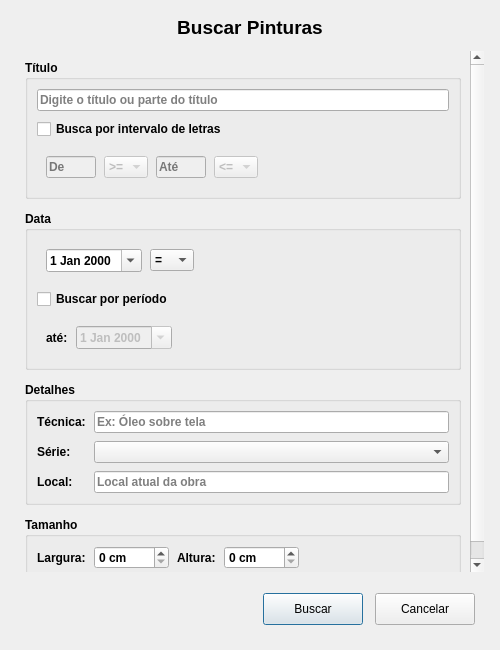
<?xml version="1.0" encoding="UTF-8"?>
<ui version="4.0">
 <class>Dialog</class>
 <widget class="QDialog" name="Dialog">
  <property name="geometry">
   <rect>
    <x>0</x>
    <y>0</y>
    <width>500</width>
    <height>650</height>
   </rect>
  </property>
  <property name="minimumSize">
   <size>
    <width>480</width>
    <height>600</height>
   </size>
  </property>
  <property name="windowTitle">
   <string>Buscar Pinturas</string>
  </property>
  <layout class="QVBoxLayout" name="mainLayout">
   <property name="spacing">
    <number>12</number>
   </property>
   <property name="leftMargin">
    <number>16</number>
   </property>
   <property name="topMargin">
    <number>16</number>
   </property>
   <property name="rightMargin">
    <number>16</number>
   </property>
   <property name="bottomMargin">
    <number>16</number>
   </property>
   <item>
    <widget class="QLabel" name="titleLabel">
     <property name="text">
      <string>Buscar Pinturas</string>
     </property>
     <property name="alignment">
      <set>Qt::AlignCenter</set>
     </property>
     <property name="font">
      <font>
       <pointsize>14</pointsize>
       <weight>75</weight>
       <bold>true</bold>
      </font>
     </property>
    </widget>
   </item>
   <item>
    <widget class="QScrollArea" name="scrollArea">
     <property name="frameShape">
      <enum>QFrame::NoFrame</enum>
     </property>
     <property name="widgetResizable">
      <bool>true</bool>
     </property>
     <widget class="QWidget" name="scrollAreaWidgetContents">
      <property name="geometry">
       <rect>
        <x>0</x>
        <y>0</y>
        <width>468</width>
        <height>540</height>
       </rect>
      </property>
      <layout class="QVBoxLayout" name="contentLayout">
       <property name="spacing">
        <number>12</number>
       </property>
       <item>
        <widget class="QGroupBox" name="groupBoxTitulo">
         <property name="title">
          <string>Título</string>
         </property>
         <property name="font">
          <font>
           <weight>75</weight>
           <bold>true</bold>
          </font>
         </property>
         <layout class="QVBoxLayout" name="tituloLayout">
          <property name="spacing">
           <number>8</number>
          </property>
          <item>
           <widget class="QLineEdit" name="titulo_busca">
            <property name="placeholderText">
             <string>Digite o título ou parte do título</string>
            </property>
           </widget>
          </item>
          <item>
           <widget class="QCheckBox" name="checkBox_intervalo_titulo">
            <property name="text">
             <string>Busca por intervalo de letras</string>
            </property>
           </widget>
          </item>
          <item>
           <widget class="QFrame" name="frameIntervalo">
            <property name="enabled">
             <bool>false</bool>
            </property>
            <layout class="QHBoxLayout" name="intervaloLayout">
             <property name="spacing">
              <number>8</number>
             </property>
             <item>
              <widget class="QLineEdit" name="letra1">
               <property name="maximumSize">
                <size>
                 <width>50</width>
                 <height>16777215</height>
                </size>
               </property>
               <property name="placeholderText">
                <string>De</string>
               </property>
              </widget>
             </item>
             <item>
              <widget class="QComboBox" name="sinal1">
               <property name="maximumSize">
                <size>
                 <width>60</width>
                 <height>16777215</height>
                </size>
               </property>
               <item>
                <property name="text">
                 <string>&gt;=</string>
                </property>
               </item>
               <item>
                <property name="text">
                 <string>&gt;</string>
                </property>
               </item>
              </widget>
             </item>
             <item>
              <widget class="QLineEdit" name="letra2">
               <property name="maximumSize">
                <size>
                 <width>50</width>
                 <height>16777215</height>
                </size>
               </property>
               <property name="placeholderText">
                <string>Até</string>
               </property>
              </widget>
             </item>
             <item>
              <widget class="QComboBox" name="sinal2">
               <property name="maximumSize">
                <size>
                 <width>60</width>
                 <height>16777215</height>
                </size>
               </property>
               <item>
                <property name="text">
                 <string>&lt;=</string>
                </property>
               </item>
               <item>
                <property name="text">
                 <string>&lt;</string>
                </property>
               </item>
              </widget>
             </item>
             <item>
              <spacer name="horizontalSpacer">
               <property name="orientation">
                <enum>Qt::Horizontal</enum>
               </property>
               <property name="sizeHint" stdset="0">
                <size>
                 <width>40</width>
                 <height>20</height>
                </size>
               </property>
              </spacer>
             </item>
            </layout>
           </widget>
          </item>
         </layout>
        </widget>
       </item>
       <item>
        <widget class="QGroupBox" name="groupBoxData">
         <property name="title">
          <string>Data</string>
         </property>
         <property name="font">
          <font>
           <weight>75</weight>
           <bold>true</bold>
          </font>
         </property>
         <layout class="QVBoxLayout" name="dataLayout">
          <property name="spacing">
           <number>8</number>
          </property>
          <item>
           <widget class="QFrame" name="frameDataSimples">
            <layout class="QHBoxLayout" name="dataSimples">
             <property name="spacing">
              <number>8</number>
             </property>
             <item>
              <widget class="QDateEdit" name="data_ini">
               <property name="calendarPopup">
                <bool>true</bool>
               </property>
              </widget>
             </item>
             <item>
              <widget class="QComboBox" name="comboBox_data_op">
               <item>
                <property name="text">
                 <string>=</string>
                </property>
               </item>
               <item>
                <property name="text">
                 <string>&gt;</string>
                </property>
               </item>
               <item>
                <property name="text">
                 <string>&lt;</string>
                </property>
               </item>
               <item>
                <property name="text">
                 <string>&gt;=</string>
                </property>
               </item>
               <item>
                <property name="text">
                 <string>&lt;=</string>
                </property>
               </item>
              </widget>
             </item>
             <item>
              <spacer name="dataSpacer">
               <property name="orientation">
                <enum>Qt::Horizontal</enum>
               </property>
               <property name="sizeHint" stdset="0">
                <size>
                 <width>40</width>
                 <height>20</height>
                </size>
               </property>
              </spacer>
             </item>
            </layout>
           </widget>
          </item>
          <item>
           <widget class="QCheckBox" name="checkBox_data_periodo">
            <property name="text">
             <string>Buscar por período</string>
            </property>
           </widget>
          </item>
          <item>
           <widget class="QFrame" name="framePeriodo">
            <layout class="QHBoxLayout" name="periodoLayout">
             <property name="spacing">
              <number>8</number>
             </property>
             <item>
              <widget class="QLabel" name="label_ate">
               <property name="text">
                <string>até:</string>
               </property>
              </widget>
             </item>
             <item>
              <widget class="QDateEdit" name="data_fin">
               <property name="enabled">
                <bool>false</bool>
               </property>
               <property name="calendarPopup">
                <bool>true</bool>
               </property>
              </widget>
             </item>
             <item>
              <spacer name="periodoSpacer">
               <property name="orientation">
                <enum>Qt::Horizontal</enum>
               </property>
               <property name="sizeHint" stdset="0">
                <size>
                 <width>40</width>
                 <height>20</height>
                </size>
               </property>
              </spacer>
             </item>
            </layout>
           </widget>
          </item>
         </layout>
        </widget>
       </item>
       <item>
        <widget class="QGroupBox" name="groupBoxDetalhes">
         <property name="title">
          <string>Detalhes</string>
         </property>
         <property name="font">
          <font>
           <weight>75</weight>
           <bold>true</bold>
          </font>
         </property>
         <layout class="QFormLayout" name="detalhesLayout">
          <property name="horizontalSpacing">
           <number>8</number>
          </property>
          <property name="verticalSpacing">
           <number>8</number>
          </property>
          <item row="0" column="0">
           <widget class="QLabel" name="labelTecnica">
            <property name="text">
             <string>Técnica:</string>
            </property>
           </widget>
          </item>
          <item row="0" column="1">
           <widget class="QLineEdit" name="tecnica_busca">
            <property name="placeholderText">
             <string>Ex: Óleo sobre tela</string>
            </property>
           </widget>
          </item>
          <item row="1" column="0">
           <widget class="QLabel" name="labelSerie">
            <property name="text">
             <string>Série:</string>
            </property>
           </widget>
          </item>
          <item row="1" column="1">
           <widget class="QComboBox" name="comboBox_serie"/>
          </item>
          <item row="2" column="0">
           <widget class="QLabel" name="labelLocal">
            <property name="text">
             <string>Local:</string>
            </property>
           </widget>
          </item>
          <item row="2" column="1">
           <widget class="QLineEdit" name="local_busca">
            <property name="placeholderText">
             <string>Local atual da obra</string>
            </property>
           </widget>
          </item>
         </layout>
        </widget>
       </item>
       <item>
        <widget class="QGroupBox" name="groupBoxTamanho">
         <property name="title">
          <string>Tamanho</string>
         </property>
         <property name="font">
          <font>
           <weight>75</weight>
           <bold>true</bold>
          </font>
         </property>
         <layout class="QHBoxLayout" name="tamanhoLayout">
          <property name="spacing">
           <number>8</number>
          </property>
          <item>
           <widget class="QLabel" name="labelLargura">
            <property name="text">
             <string>Largura:</string>
            </property>
           </widget>
          </item>
          <item>
           <widget class="QSpinBox" name="tamanho_x">
            <property name="suffix">
             <string> cm</string>
            </property>
            <property name="maximum">
             <number>9999</number>
            </property>
           </widget>
          </item>
          <item>
           <widget class="QLabel" name="labelAltura">
            <property name="text">
             <string>Altura:</string>
            </property>
           </widget>
          </item>
          <item>
           <widget class="QSpinBox" name="tamanho_y">
            <property name="suffix">
             <string> cm</string>
            </property>
            <property name="maximum">
             <number>9999</number>
            </property>
           </widget>
          </item>
          <item>
           <spacer name="tamanhoSpacer">
            <property name="orientation">
             <enum>Qt::Horizontal</enum>
            </property>
            <property name="sizeHint" stdset="0">
             <size>
              <width>40</width>
              <height>20</height>
             </size>
            </property>
           </spacer>
          </item>
         </layout>
        </widget>
       </item>
      </layout>
     </widget>
    </widget>
   </item>
   <item>
    <widget class="QFrame" name="buttonFrame">
     <property name="frameShape">
      <enum>QFrame::NoFrame</enum>
     </property>
     <layout class="QHBoxLayout" name="buttonLayout">
      <property name="spacing">
       <number>12</number>
      </property>
      <item>
       <spacer name="buttonSpacer">
        <property name="orientation">
         <enum>Qt::Horizontal</enum>
        </property>
        <property name="sizeHint" stdset="0">
         <size>
          <width>40</width>
          <height>20</height>
         </size>
        </property>
       </spacer>
      </item>
      <item>
       <widget class="QPushButton" name="confirma_busca">
        <property name="minimumSize">
         <size>
          <width>100</width>
          <height>32</height>
         </size>
        </property>
        <property name="text">
         <string>Buscar</string>
        </property>
        <property name="default">
         <bool>true</bool>
        </property>
       </widget>
      </item>
      <item>
       <widget class="QPushButton" name="cancelar_busca">
        <property name="minimumSize">
         <size>
          <width>100</width>
          <height>32</height>
         </size>
        </property>
        <property name="text">
         <string>Cancelar</string>
        </property>
       </widget>
      </item>
     </layout>
    </widget>
   </item>
  </layout>
 </widget>
 <resources/>
 <connections>
  <connection>
   <sender>checkBox_intervalo_titulo</sender>
   <signal>toggled(bool)</signal>
   <receiver>frameIntervalo</receiver>
   <slot>setEnabled(bool)</slot>
   <hints>
    <hint type="sourcelabel">
     <x>239</x>
     <y>127</y>
    </hint>
    <hint type="destinationlabel">
     <x>239</x>
     <y>167</y>
    </hint>
   </hints>
  </connection>
  <connection>
   <sender>checkBox_data_periodo</sender>
   <signal>toggled(bool)</signal>
   <receiver>data_fin</receiver>
   <slot>setEnabled(bool)</slot>
   <hints>
    <hint type="sourcelabel">
     <x>239</x>
     <y>317</y>
    </hint>
    <hint type="destinationlabel">
     <x>239</x>
     <y>347</y>
    </hint>
   </hints>
  </connection>
  <connection>
   <sender>cancelar_busca</sender>
   <signal>clicked()</signal>
   <receiver>Dialog</receiver>
   <slot>reject()</slot>
   <hints>
    <hint type="sourcelabel">
     <x>424</x>
     <y>597</y>
    </hint>
    <hint type="destinationlabel">
     <x>249</x>
     <y>324</y>
    </hint>
   </hints>
  </connection>
 </connections>
</ui>
